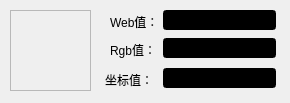
<?xml version="1.0" encoding="UTF-8"?>
<ui version="4.0">
 <class>MainWindow</class>
 <widget class="QWidget" name="MainWindow">
  <property name="geometry">
   <rect>
    <x>0</x>
    <y>0</y>
    <width>290</width>
    <height>103</height>
   </rect>
  </property>
  <property name="windowTitle">
   <string>TTKGetColor</string>
  </property>
  <widget class="QLineEdit" name="txtWeb">
   <property name="geometry">
    <rect>
     <x>163</x>
     <y>10</y>
     <width>113</width>
     <height>20</height>
    </rect>
   </property>
   <property name="styleSheet">
    <string notr="true">background-color: rgb(0, 0, 0);
color: rgb(255, 170, 0);</string>
   </property>
  </widget>
  <widget class="QLabel" name="label">
   <property name="geometry">
    <rect>
     <x>110</x>
     <y>12</y>
     <width>54</width>
     <height>20</height>
    </rect>
   </property>
   <property name="text">
    <string>Web值：</string>
   </property>
  </widget>
  <widget class="QLineEdit" name="txtRgb">
   <property name="geometry">
    <rect>
     <x>163</x>
     <y>38</y>
     <width>113</width>
     <height>20</height>
    </rect>
   </property>
   <property name="styleSheet">
    <string notr="true">background-color: rgb(0, 0, 0);
color: rgb(255, 170, 0);</string>
   </property>
  </widget>
  <widget class="QLabel" name="label_2">
   <property name="geometry">
    <rect>
     <x>110</x>
     <y>40</y>
     <width>54</width>
     <height>20</height>
    </rect>
   </property>
   <property name="text">
    <string>Rgb值：</string>
   </property>
  </widget>
  <widget class="QLineEdit" name="txtXY">
   <property name="geometry">
    <rect>
     <x>163</x>
     <y>68</y>
     <width>113</width>
     <height>20</height>
    </rect>
   </property>
   <property name="styleSheet">
    <string notr="true">background-color: rgb(0, 0, 0);
color: rgb(255, 170, 0);</string>
   </property>
   <property name="text">
    <string/>
   </property>
  </widget>
  <widget class="QLabel" name="label_3">
   <property name="geometry">
    <rect>
     <x>105</x>
     <y>70</y>
     <width>51</width>
     <height>20</height>
    </rect>
   </property>
   <property name="text">
    <string>坐标值：</string>
   </property>
  </widget>
  <widget class="QLabel" name="labColor">
   <property name="geometry">
    <rect>
     <x>10</x>
     <y>10</y>
     <width>81</width>
     <height>81</height>
    </rect>
   </property>
   <property name="cursor">
    <cursorShape>CrossCursor</cursorShape>
   </property>
   <property name="toolTip">
    <string>双击复制颜色值</string>
   </property>
   <property name="frameShape">
    <enum>QFrame::StyledPanel</enum>
   </property>
   <property name="frameShadow">
    <enum>QFrame::Sunken</enum>
   </property>
   <property name="text">
    <string/>
   </property>
  </widget>
 </widget>
 <layoutdefault spacing="6" margin="11"/>
 <resources/>
 <connections/>
</ui>
